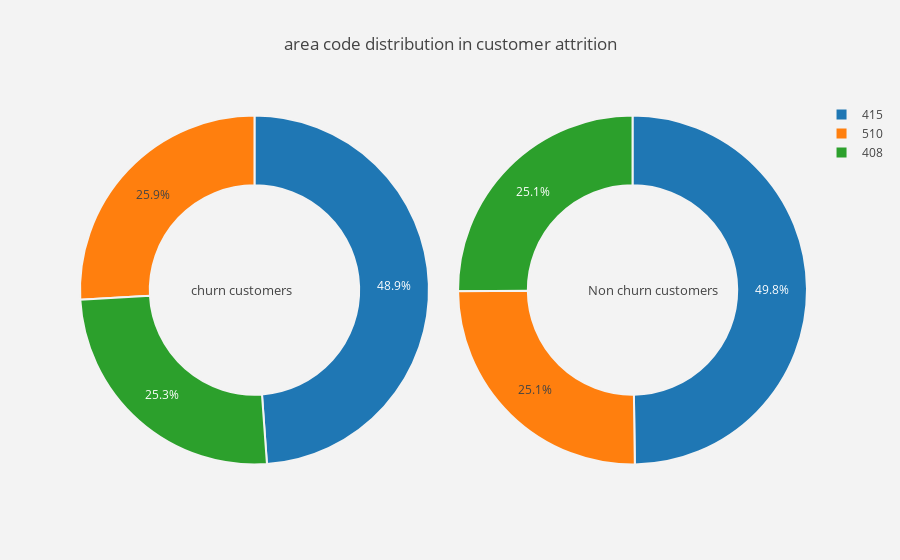
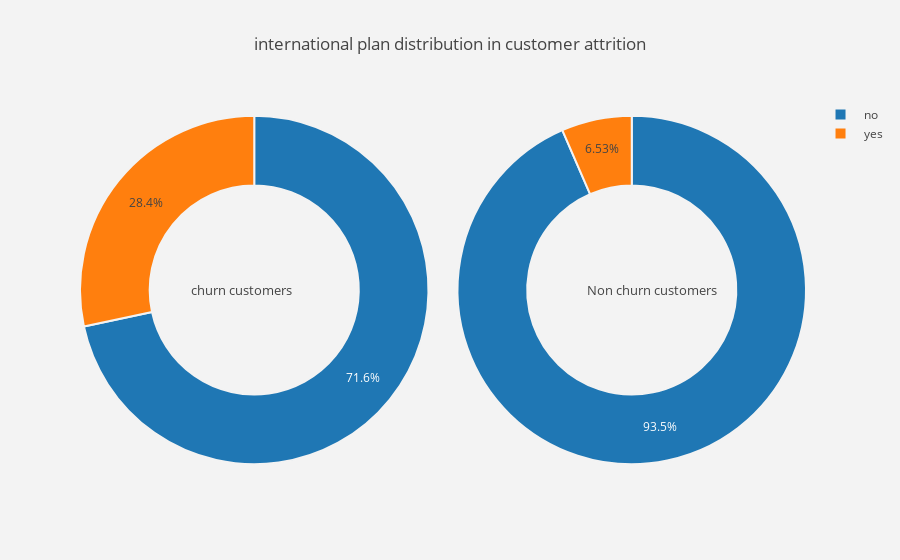
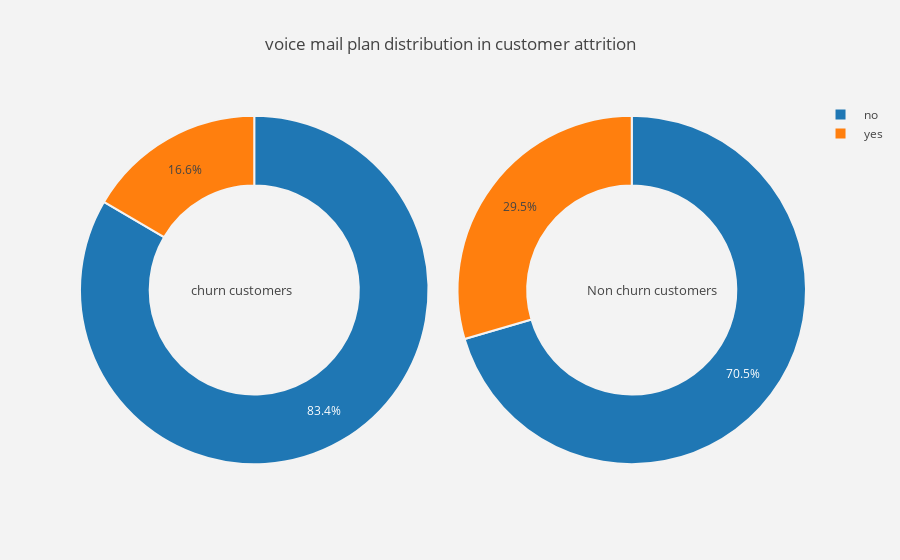
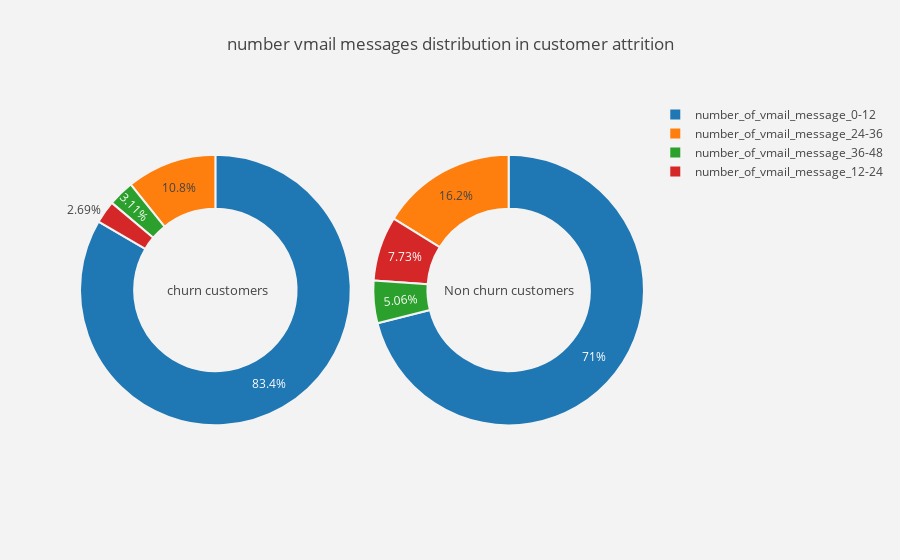

Notebook cell for these charts, in order:
### Code cell
#function  for pie plot for customer attrition types
def plot_pie(column) :
    
    trace1 = go.Pie(values  = churn[column].value_counts().values.tolist(),
                    labels  = churn[column].value_counts().keys().tolist(),
                    hoverinfo = "label+percent+name",
                    domain  = dict(x = [0,.48]),
                    name    = "Churn Customers",
                    marker  = dict(line = dict(width = 2,
                                               color = "rgb(243,243,243)")
                                  ),
                    hole    = .6
                   )
    trace2 = go.Pie(values  = not_churn[column].value_counts().values.tolist(),
                    labels  = not_churn[column].value_counts().keys().tolist(),
                    hoverinfo = "label+percent+name",
                    marker  = dict(line = dict(width = 2,
                                               color = "rgb(243,243,243)")
                                  ),
                    domain  = dict(x = [.52,1]),
                    hole    = .6,
                    name    = "Non churn customers" 
                   )


    layout = go.Layout(dict(title = column + " distribution in customer attrition ",
                            plot_bgcolor  = "rgb(243,243,243)",
                            paper_bgcolor = "rgb(243,243,243)",
                            annotations = [dict(text = "churn customers",
                                                font = dict(size = 13),
                                                showarrow = False,
                                                x = .15, y = .5),
                                           dict(text = "Non churn customers",
                                                font = dict(size = 13),
                                                showarrow = False,
                                                x = .88,y = .5
                                               )
                                          ]
                           )
                      )
    data = [trace1,trace2]
    fig  = go.Figure(data = data,layout = layout)
    py.iplot(fig)
#for all categorical columns plot pie
for i in cat_cols :
    plot_pie(i)

### Figure 1 — Plotly figure (JSON) as saved in the notebook; plotly's stock layout.template omitted (floating-point values rounded to 4 significant figures)
{"data": [{"domain": {"x": [0, 0.48]}, "hole": 0.6, "hoverinfo": "label+percent+name", "labels": [415, 510, 408], "marker": {"line": {"color": "rgb(243,243,243)", "width": 2}}, "name": "Churn Customers", "type": "pie", "uid": "03431b21-42a0-4b5f-85ab-59a1310ffd8d", "values": [236, 125, 122]}, {"domain": {"x": [0.52, 1]}, "hole": 0.6, "hoverinfo": "label+percent+name", "labels": [415, 408, 510], "marker": {"line": {"color": "rgb(243,243,243)", "width": 2}}, "name": "Non churn customers", "type": "pie", "uid": "f28d82c5-d863-4651-a0f8-47a781531839", "values": [1419, 716, 715]}], "layout": {"annotations": [{"font": {"size": 13}, "showarrow": false, "text": "churn customers", "x": 0.15, "y": 0.5}, {"font": {"size": 13}, "showarrow": false, "text": "Non churn customers", "x": 0.88, "y": 0.5}], "paper_bgcolor": "rgb(243,243,243)", "plot_bgcolor": "rgb(243,243,243)", "title": {"text": "area code distribution in customer attrition "}}}

### Figure 2 — Plotly figure (JSON) as saved in the notebook; plotly's stock layout.template omitted (floating-point values rounded to 4 significant figures)
{"data": [{"domain": {"x": [0, 0.48]}, "hole": 0.6, "hoverinfo": "label+percent+name", "labels": [" no", " yes"], "marker": {"line": {"color": "rgb(243,243,243)", "width": 2}}, "name": "Churn Customers", "type": "pie", "uid": "6556d67a-9d40-4de7-9ffe-87199c3943a4", "values": [346, 137]}, {"domain": {"x": [0.52, 1]}, "hole": 0.6, "hoverinfo": "label+percent+name", "labels": [" no", " yes"], "marker": {"line": {"color": "rgb(243,243,243)", "width": 2}}, "name": "Non churn customers", "type": "pie", "uid": "0856b0be-4ca7-430f-80e4-ef83085b0ca5", "values": [2664, 186]}], "layout": {"annotations": [{"font": {"size": 13}, "showarrow": false, "text": "churn customers", "x": 0.15, "y": 0.5}, {"font": {"size": 13}, "showarrow": false, "text": "Non churn customers", "x": 0.88, "y": 0.5}], "paper_bgcolor": "rgb(243,243,243)", "plot_bgcolor": "rgb(243,243,243)", "title": {"text": "international plan distribution in customer attrition "}}}

### Figure 3 — Plotly figure (JSON) as saved in the notebook; plotly's stock layout.template omitted (floating-point values rounded to 4 significant figures)
{"data": [{"domain": {"x": [0, 0.48]}, "hole": 0.6, "hoverinfo": "label+percent+name", "labels": [" no", " yes"], "marker": {"line": {"color": "rgb(243,243,243)", "width": 2}}, "name": "Churn Customers", "type": "pie", "uid": "a875b026-d6ec-468a-9e99-da58995cba9a", "values": [403, 80]}, {"domain": {"x": [0.52, 1]}, "hole": 0.6, "hoverinfo": "label+percent+name", "labels": [" no", " yes"], "marker": {"line": {"color": "rgb(243,243,243)", "width": 2}}, "name": "Non churn customers", "type": "pie", "uid": "ec029acd-51fc-40b1-8b15-64a96359334b", "values": [2008, 842]}], "layout": {"annotations": [{"font": {"size": 13}, "showarrow": false, "text": "churn customers", "x": 0.15, "y": 0.5}, {"font": {"size": 13}, "showarrow": false, "text": "Non churn customers", "x": 0.88, "y": 0.5}], "paper_bgcolor": "rgb(243,243,243)", "plot_bgcolor": "rgb(243,243,243)", "title": {"text": "voice mail plan distribution in customer attrition "}}}

### Figure 4 — Plotly figure (JSON) as saved in the notebook; plotly's stock layout.template omitted (floating-point values rounded to 4 significant figures)
{"data": [{"domain": {"x": [0, 0.48]}, "hole": 0.6, "hoverinfo": "label+percent+name", "labels": ["number_of_vmail_message_0-12", "number_of_vmail_message_24-36", "number_of_vmail_message_36-48", "number_of_vmail_message_12-24"], "marker": {"line": {"color": "rgb(243,243,243)", "width": 2}}, "name": "Churn Customers", "type": "pie", "uid": "c3753a10-f37a-4e80-9ff0-126d2ef64f32", "values": [403, 52, 15, 13]}, {"domain": {"x": [0.52, 1]}, "hole": 0.6, "hoverinfo": "label+percent+name", "labels": ["number_of_vmail_message_0-12", "number_of_vmail_message_24-36", "number_of_vmail_message_12-24", "number_of_vmail_message_36-48"], "marker": {"line": {"color": "rgb(243,243,243)", "width": 2}}, "name": "Non churn customers", "type": "pie", "uid": "90c50ae0-9a40-41d7-91f0-1bb01ef065ae", "values": [2022, 460, 220, 144]}], "layout": {"annotations": [{"font": {"size": 13}, "showarrow": false, "text": "churn customers", "x": 0.15, "y": 0.5}, {"font": {"size": 13}, "showarrow": false, "text": "Non churn customers", "x": 0.88, "y": 0.5}], "paper_bgcolor": "rgb(243,243,243)", "plot_bgcolor": "rgb(243,243,243)", "title": {"text": "number vmail messages distribution in customer attrition "}}}
